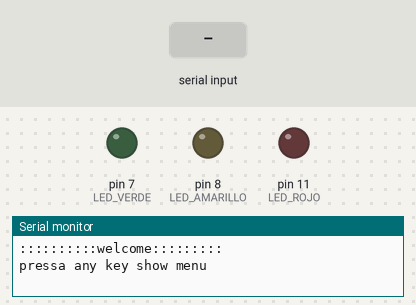
A sketch run on a simulated Arduino Uno, built with avr-gcc and run on an emulated ATmega328P. On the bench: output pins drawn as LEDs (lit = HIGH), the last lines printed to the serial monitor. Dashed ring = blinking. The test bench sets the inputs (shaded band).

Above: at 1.2 s.
1.3 s: "9" received over Serial
At 1.69 s:
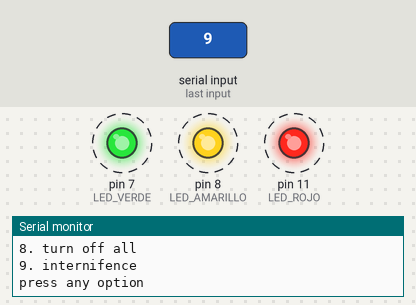
4.3 s: "1" received over Serial
6.7 s: "3" received over Serial
At 8.0 s:
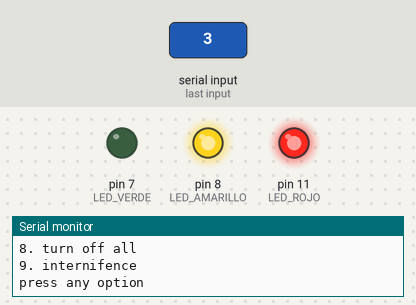
8.3 s: "2" received over Serial
At 9.4 s:
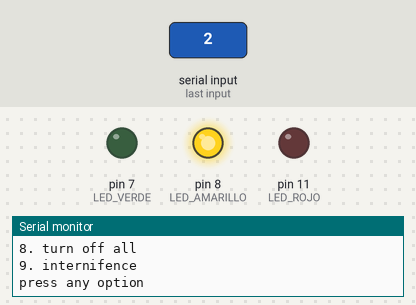
9.9 s: "5" received over Serial
At 10.6 s:
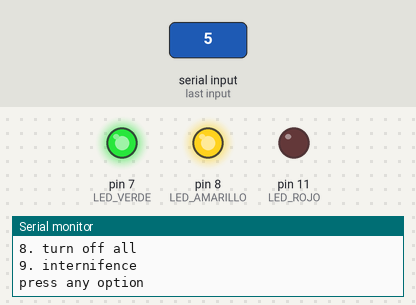
11.5 s: "4" received over Serial
At 13.0 s:
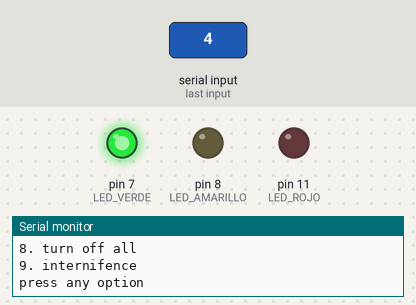
Timing chart, 0 to 14.1 s (numbered marks = the images above; inputs shaded):
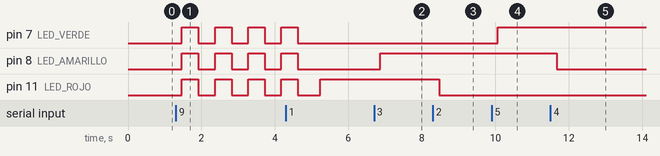

The sketch:

sketch_sep3a.ino
```cpp
char opt;
const int LED_ROJO = 11;
const int LED_AMARILLO = 8;
const int LED_VERDE = 7;

void setup() {
 Serial.begin(9600);
   pinMode(LED_ROJO, OUTPUT);
   pinMode(LED_AMARILLO, OUTPUT);
  pinMode(LED_VERDE, OUTPUT);
 Serial.println("::::::::::welcome:::::::::");
  Serial.println("pressa any key show menu");


}
void loop() {


if(Serial.available() > 0 ){
  Menu();
opt = Serial.read();
if(opt=='1'){
  digitalWrite(LED_ROJO, HIGH);
}
if(opt=='2'){
  digitalWrite(LED_ROJO, LOW);
}
if(opt=='3'){
  digitalWrite(LED_AMARILLO, HIGH);
}
if(opt=='4'){
  digitalWrite(LED_AMARILLO, LOW);
}
if(opt=='5'){
  digitalWrite(LED_VERDE, HIGH);
}
if(opt=='6'){
  digitalWrite(LED_VERDE, LOW);
}
if(opt=='7'){
  digitalWrite(LED_ROJO, HIGH);
  digitalWrite(LED_AMARILLO, HIGH);
  digitalWrite(LED_VERDE, HIGH);

}
if(opt=='8'){
   digitalWrite(LED_ROJO, LOW);
  digitalWrite(LED_AMARILLO, LOW);
  digitalWrite(LED_VERDE, LOW);
}
if(opt=='9'){
    digitalWrite(LED_ROJO, HIGH);
  digitalWrite(LED_AMARILLO, HIGH);
  digitalWrite(LED_VERDE, HIGH);
  delay(450);
  digitalWrite(LED_ROJO, LOW);
  digitalWrite(LED_AMARILLO, LOW);
  digitalWrite(LED_VERDE, LOW);
  delay(450);
    digitalWrite(LED_ROJO, HIGH);
  digitalWrite(LED_AMARILLO, HIGH);
  digitalWrite(LED_VERDE, HIGH);
  delay(450);
  digitalWrite(LED_ROJO, LOW);
  digitalWrite(LED_AMARILLO, LOW);
  digitalWrite(LED_VERDE, LOW);
  delay(450);
      digitalWrite(LED_ROJO, HIGH);
  digitalWrite(LED_AMARILLO, HIGH);
  digitalWrite(LED_VERDE, HIGH);
  delay(450);
  digitalWrite(LED_ROJO, LOW);
  digitalWrite(LED_AMARILLO, LOW);
  digitalWrite(LED_VERDE, LOW);
  delay(450);
    digitalWrite(LED_ROJO, HIGH);
  digitalWrite(LED_AMARILLO, HIGH);
  digitalWrite(LED_VERDE, HIGH);
  delay(450);
  digitalWrite(LED_ROJO, LOW);
  digitalWrite(LED_AMARILLO, LOW);
  digitalWrite(LED_VERDE, LOW);
  delay(450);


}
  }
  }
  void Menu(){

 Serial.println("%%%%%%%Main Menu%%%%%%%%");
 Serial.println("1. turn on led red");
 Serial.println("2. turn off led red");
 Serial.println("3. turn on led yellow");
 Serial.println("4. turn of led yellow");
 Serial.println("5. turn on led green");
 Serial.println("6. turn off led green");
 Serial.println("7. turn on all");
 Serial.println("8. turn off all");
 Serial.println("9. internifence");
 Serial.println("press any option");

  }
```

Measured:
- after the input at 1.3 s, pin 7 (LED_VERDE), pin 8 (LED_AMARILLO), pin 11 (LED_ROJO): alternates HIGH for 0.45 s and LOW for 0.45 s, starting after 0.17 s
- after the input at 6.7 s, pin 8 (LED_AMARILLO): LOW → HIGH after 0.17 s
- after the input at 8.3 s, pin 11 (LED_ROJO): HIGH → LOW after 0.17 s
- after the input at 9.9 s, pin 7 (LED_VERDE): LOW → HIGH after 0.17 s
- after the input at 11.5 s, pin 8 (LED_AMARILLO): HIGH → LOW after 0.17 s
